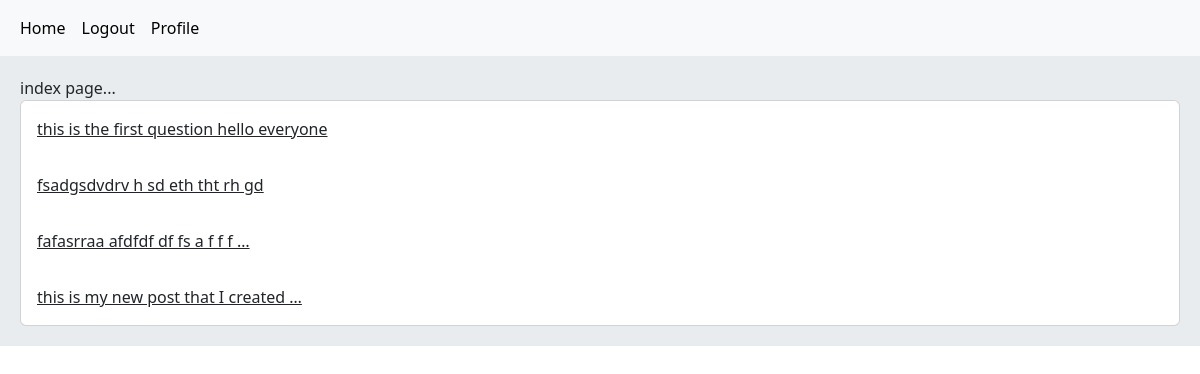
The page / (signed in) on the database its author committed.
### home/models.py (models this page shows, shortened)
class Post(models.Model):
    user = models.ForeignKey(User, on_delete=models.CASCADE)
    body = models.TextField()
    slug = models.SlugField()
    created = models.DateTimeField(auto_now_add=True)
    updated = models.DateTimeField(auto_now=True)
    def get_absolute_url(self):
        return reverse('home:post_detail', args=(self.id, self.slug))

### home/views.py (the view)
# urls.py: path('', views.HomeView.as_view(), name='home'),
class HomeView(View):
    def get(self, request):
        post = Post.objects.all()
        return render(request, 'home/index.html', {'posts': post})

### home/templates/home/index.html
{% extends 'base.html' %}
{% block content %}
    index page...
    <div class="card">
        {% for post in posts %}
            <a href="{{ post.get_absolute_url }}" class="card-body">{{ post.body|truncatewords:8 }}</a>
        {% endfor %}
    </div>
{% endblock %}

### rows shown on the page
Post: body "this is the first question hello everyone"
Post: body "fsadgsdvdrv h sd eth tht rh gd"
Post: body "fafasrraa afdfdf df fs a f f f …"
Post: body "this is my new post that I created …"
